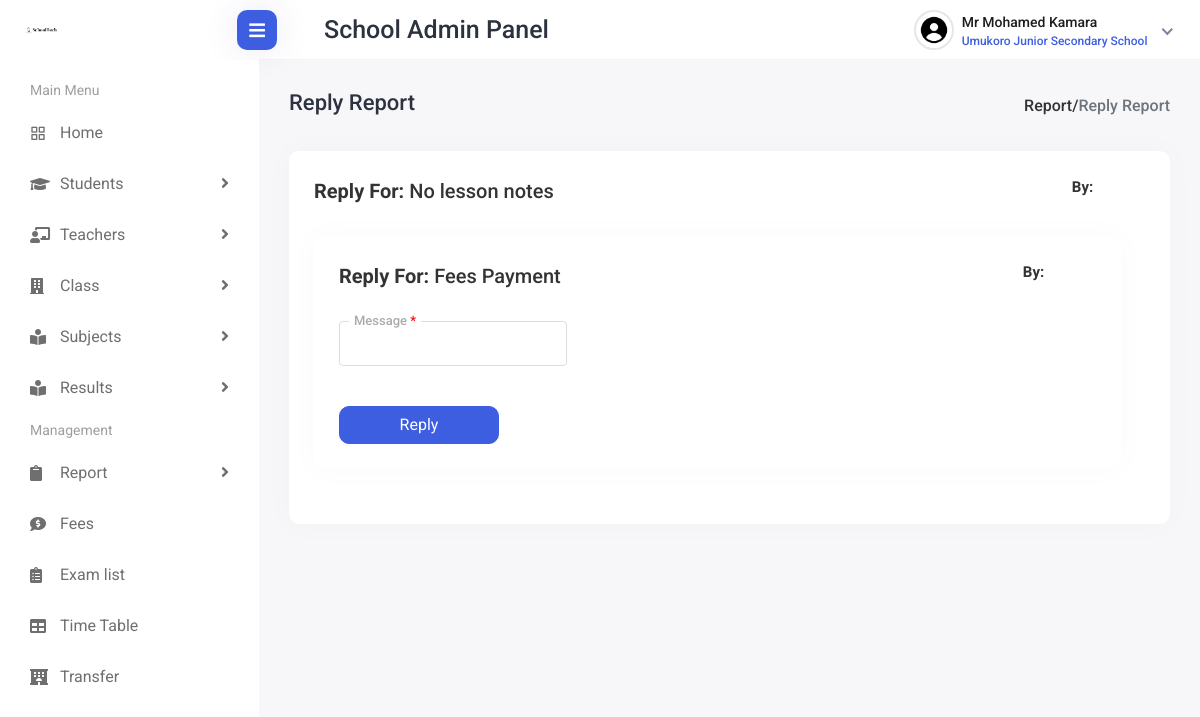
Page /schooladmin/reply_report.php (signed in) on the committed database.
### tables this page shows
CREATE TABLE `schooladmin` (
  `id` int(11) NOT NULL,
  `school_id` int(11) NOT NULL,
  `schoolname` varchar(125) NOT NULL,
  `adminname` varchar(125) NOT NULL,
  `admin_images` varchar(125) NOT NULL,
  `gender` varchar(125) NOT NULL,
  `dob` varchar(125) NOT NULL,
  `nationality` varchar(125) NOT NULL,
  `pincode` varchar(125) NOT NULL,
  `emailaddress` varchar(125) NOT NULL,
  `phonenumber` varchar(255) NOT NULL,
  `homeaddress` varchar(125) NOT NULL,
  `password` varchar(125) NOT NULL,
  `status` varchar(125) NOT NULL,
  `date` varchar(125) NOT NULL,
  `month` varchar(125) NOT NULL,
  `year` varchar(125) NOT NULL
);

CREATE TABLE `report` (
  `id` int(11) NOT NULL,
  `batch` varchar(125) NOT NULL DEFAULT '2023-2024',
  `school_id` varchar(11) NOT NULL,
  `schoolname` varchar(125) NOT NULL,
  `person_reported` varchar(125) NOT NULL,
  `pr_gender` varchar(100) NOT NULL,
  `pr_rank` varchar(125) NOT NULL,
  `pr_ano` varchar(125) NOT NULL,
  `pr_class` varchar(125) NOT NULL,
  `sender` varchar(125) NOT NULL,
  `sender_rank` varchar(125) NOT NULL,
  `receiver` varchar(125) NOT NULL,
  `receiver_rank` varchar(125) NOT NULL,
  `title` varchar(125) NOT NULL,
  `content` varchar(255) NOT NULL,
  `reply` varchar(125) NOT NULL,
  `repliedby` varchar(125) NOT NULL,
  `reply_date` varchar(125) NOT NULL,
  `show_identity` varchar(125) NOT NULL,
  `status` varchar(125) NOT NULL,
  `date` varchar(100) NOT NULL,
  `month` varchar(100) NOT NULL,
  `year` varchar(100) NOT NULL
);

### schooladmin/reply_report.php (the view, shortened to what this page needs)
<?php
include('include/header.php');
?>
<div class="page-wrapper">
    <div class="content container-fluid">
        <div class="page-header">
            <div class="row align-items-center">
                <div class="col">
                    <h3 class="page-title">Reply Report</h3>
                    <ul class="breadcrumb">
                        <li class="breadcrumb"><a href="report_list.php">Report/</a></li>
                        <li class="breadcrumb-item active">Reply Report</li>
                    </ul>
                </div>
            </div>
        </div>
        <?php
        $query = "SELECT * FROM report WHERE sender_rank = 'Parent'; ";
        $result = mysqli_query($sql_con, $query);
        while ($row = mysqli_fetch_assoc($result)) {
        ?>
        <div class="row">
            <div class="col-sm-12">
                <div class="card">
                    <div class="card-body">
                        <form method="post">
                            <div class="row">
                                <div class="col">
                                    <h5 class="form-title"><span><b>Reply For:</b> <?php echo $row['title'] ?></span></h5>
                                </div>
                                <div class="col-auto">
                                   <b> By:</b><?php if ($row['sender_rank'] == 'Teacher') { ?>
                                    <span class="badge bg-success-dark"><?php echo $row['sender_rank'] ?></span>
                             <?php   }
                          elseif ($row['sender_rank'] == 'Parent') { ?>
                            <span class="badge bg-secondary-dark"><?php echo $row['sender_rank'] ?></span>
                            <?php }
                             ?>
                                </div>
                            <?php
        }
            ?>
            <div class="row">
                                <div class="col-12 col-sm-4">
                                    <div class="form-group local-forms">
                                        <label>Message <span class="login-danger">*</span></label>
                                        <input type="text" name="content" class="form-control">
                                    </div>
                                </div>
                                <div class="col-12">
                                    <div class="student-submit">
                                        <button type="submit" name="replysubmit" class="btn btn-primary">Reply</button>
                                    </div>
                                </div>
                            </div>
                        </form>
                    </div>
                </div>
            </div>
        </div>
    </div>
</div>
</div>
</div>
</body>
</html>

### schooladmin/include/header.php (shortened to what this page needs)
<?php
include('dbcon.php');
?>
<!DOCTYPE html>
<html lang="en">
<head>
    <link rel="stylesheet" href="assets/plugins/bootstrap/css/bootstrap.min.css">
    <link rel="stylesheet" href="assets/plugins/feather/feather.css">
    <link rel="stylesheet" href="assets/plugins/icons/flags/flags.css">
    <link rel="stylesheet" href="assets/plugins/fontawesome/css/fontawesome.min.css">
    <link rel="stylesheet" href="assets/plugins/fontawesome/css/all.min.css">
    <link rel="stylesheet" href="assets/css/style.css">
</head>
<body>
    <div class="main-wrapper">
        <div class="header">
            <div class="header-left">
                <a href="view_staff.php" class="logo">
                    <img src="assets/img/stlogo1.png" width="10000" height="10000" alt="Logo">
                </a>
            </div>
            <div class="menu-toggle">
                <a href="javascript:void(0);" id="toggle_btn">
                    <i class="fas fa-bars"></i>
                </a>
            </div>
            <div class="top-nav-search" style="margin: 15px; padding-left: 50px">
                <h3 class="page-title" style="font-size: 25px">School Admin Panel</h3>
            </div>
            <ul class="nav user-menu">
                <li class="nav-item dropdown has-arrow new-user-menus">
                    <a href="#" class="dropdown-toggle nav-link" data-bs-toggle="dropdown">
                        <span class="user-img">
                            <img class="rounded-circle" src="assets/img/cavatar.png" width="31" alt="Ryan Taylor">
                            <div class="user-text">
                                <h6><?php $id = $_SESSION['id'];
                                    $data = mysqli_query($sql_con, "select * from schooladmin where id = '$id' ");
                                    $row = mysqli_fetch_array($data); ?></h6>
                                <h6><?php
                                if ($row['gender'] == 'Male') {
                                    echo "Mr"; echo ' '; echo $row['adminname'];
                                }
                                else {
                                    echo 'Mrs'; echo ' '; echo $row['adminname'];
                                }
                                ?></h6>
                                <p class="text-muted mb-0"><?php echo $row['schoolname']; ?></p>
                            </div>
                        </span>
                    </a>
                </li>
            </ul>
        </div>
        <div class="sidebar" id="sidebar">
            <div class="sidebar-inner slimscroll">
                <div id="sidebar-menu" class="sidebar-menu">
                    <ul>
                        <li class="menu-title">
                            <span>Main Menu</span>
                        </li>
                        <li>
                            <a href="view_staff.php"><i class="feather-grid"></i> <span>Home</span></a>
                        </li>
                        <li class="submenu">
                            <a href="#"><i class="fas fa-graduation-cap"></i> <span> Students</span> <span class="menu-arrow"></span></a>
                        </li>
                        <li class="submenu">
                            <a href="#"><i class="fas fa-chalkboard-teacher"></i> <span> Teachers</span> <span class="menu-arrow"></span></a>
                        </li>
                        <li class="submenu">
                            <a href="#"><i class="fas fa-building"></i> <span> Class</span> <span class="menu-arrow"></span></a>
                        </li>
                        <li class="submenu">
                            <a href="#"><i class="fas fa-book-reader"></i> <span> Subjects</span> <span class="menu-arrow"></span></a>
                        </li>
                        <li class="submenu">
                            <a href="#"><i class="fas fa-book-reader"></i> <span> Results</span> <span class="menu-arrow"></span></a>
                        </li>
                        <li class="menu-title">
                            <span>Management</span>
                        </li>
                        <li class="submenu">
                            <a href="#"><i class="fas fa-clipboard"></i> <span> Report</span> <span class="menu-arrow"></span></a>
                        </li>
                        <li>
                            <a href="fees.php"><i class="fas fa-comment-dollar"></i> <span>Fees</span></a>
                        </li>
                        <li>
                            <a href="exam.php"><i class="fas fa-clipboard-list"></i> <span>Exam list</span></a>
                        </li>
                        <li>
                            <a href="timetable.php"><i class="fas fa-table"></i> <span>Time Table</span></a>
                        </li>
                        <li>
                            <a href="transfer.php"><i class="fas fa-hotel"></i> <span>Transfer</span></a>
                        </li>
                    </ul>
                </div>
            </div>
        </div>
</body>
</html>

### rows in the picture
schooladmin: adminname "Mohamed Kamara", schoolname "Umukoro Junior Secondary School"
report: title "No lesson notes"
report: title "Fees Payment"
